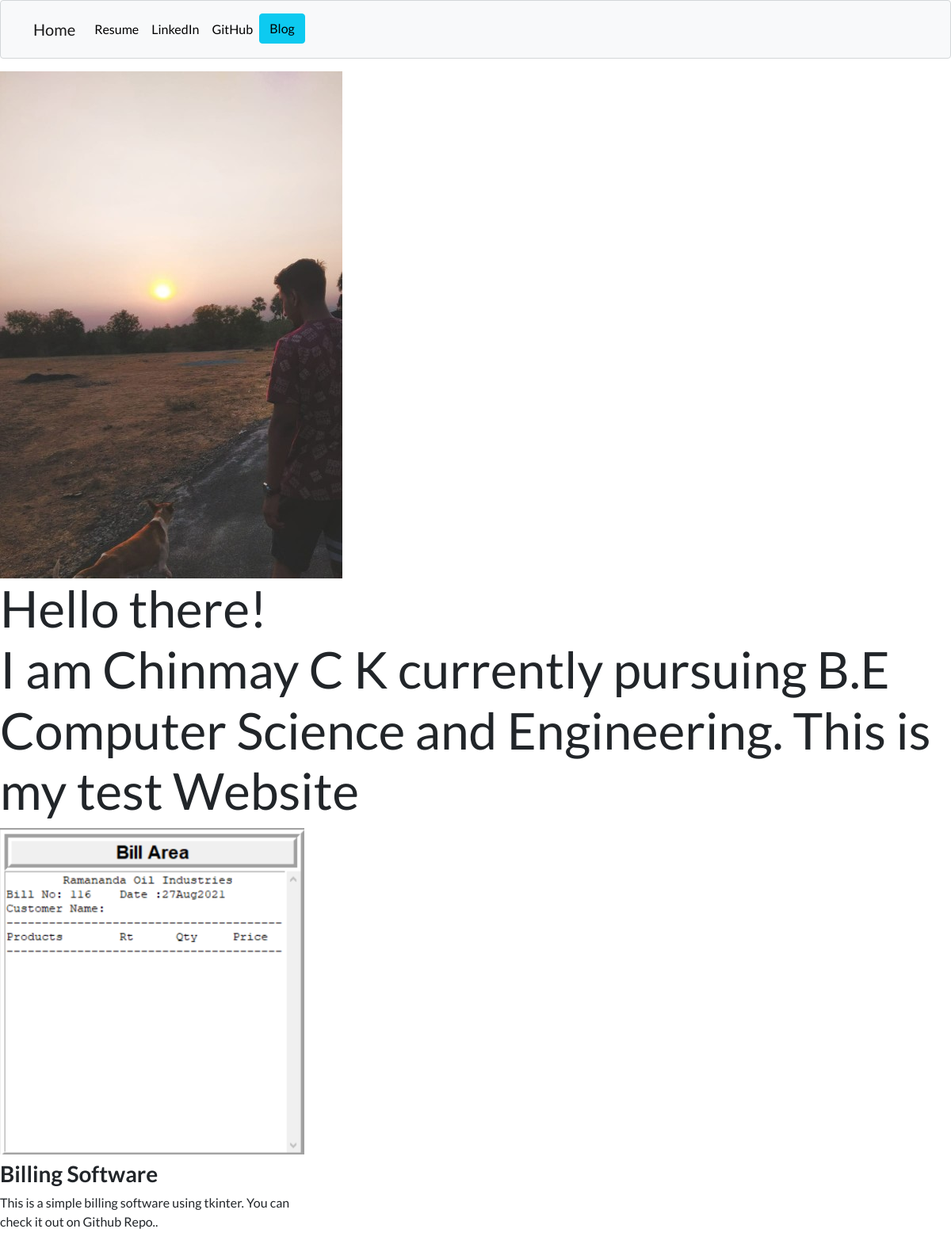
The page / on the database its author committed.
### portfolio/models.py (models this page shows, shortened)
class Project(models.Model):
    title=models.CharField(max_length=100)
    description=models.CharField(max_length=300)
    image=models.ImageField(upload_to='portfolio/images/')
    url=models.URLField(blank=True)

### portfolio/views.py (the view)
# urls.py: 2. Add a URL to urlpatterns:  path('', views.home, name='home')
def home(request):
    projects=Project.objects.all()
    return render(request,'portfolio/home.html',{'projects':projects})

### portfolio/templates/portfolio/home.html
{% extends 'portfolio/base.html' %}
{% block content %}
{% load static %}
<div >
        <div class="col-5">
        <img src="{% static 'portfolio/hello.jpg' %}" alt="1">
        <br>
    </div>
</div>
<div>
    <div >
      <h1 id="hometext" class="font-weight-bold">Hello there!<br>I am Chinmay C K currently pursuing B.E Computer Science and Engineering. This is my test Website</h1>
    </div>
  </div>
<div class="row">
    {% for project in projects %}
    <div class="col-lg-4 col-md-6">
      {% if project.url %}
      <a href="{{ project.url }}">
        <img src="{{ project.image.url }}" class="img-fluid mb-2">
      </a>
      {% else %}
      <img src="{{ project.image.url }}" class="img-fluid mb-2">
      {% endif %}
      <h3><b>{{ project.title }}</b></h3>
      <p>{{ project.description }}</p>
    </div>
    {% endfor %}
  </div>
  {% endblock %}

### portfolio/static/portfolio/custom.css (style rules this page uses)
body { font-family: 'Lato', sans-serif; }
@media (min-width: 992px) { #hometext { font-size: 4rem; } }

### rows shown on the page
Project: image (picture), title "Billing Software", description "This is a simple billing software using tkinter. You can check it out on Github Repo.."
